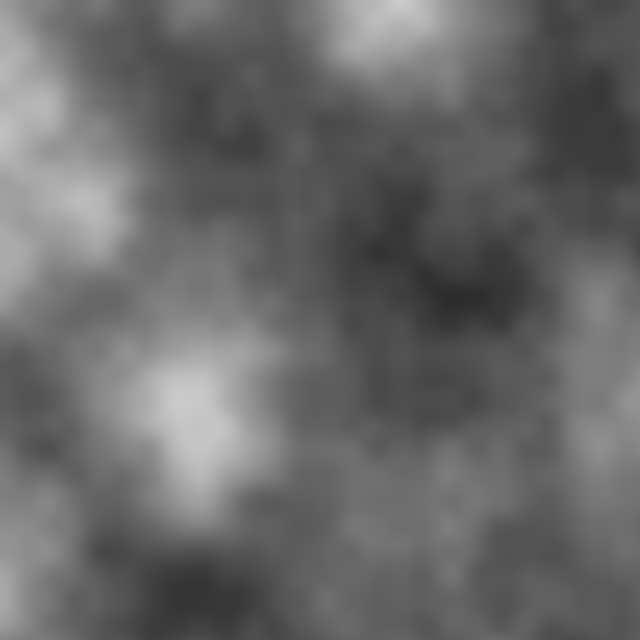
Frame 1 (no input)
Frame 60 (the mouse pressed at the canvas centre just before this capture): identical to frame 1, image omitted
Frame 120 (the mouse held since frame 60 and released just before this capture): identical to frame 1, image omitted

The Processing sketch that drew this single still picture (run headless with seeded random() and noise(); from frame 60 on, the mouse is pressed at the canvas centre):

// Processing sketch: noiseTexture
// ── noiseTexture.pde
void setup() {
  size(640, 640);
}

void draw() {
  loadPixels();
  for (int y=0; y<height; y++) {
    for (int x=0; x<width; x++) {
      float n = noise(x*.005, y*.005);
      pixels[x+y*width]=color(n*255);
    }
  }
  updatePixels();
}
